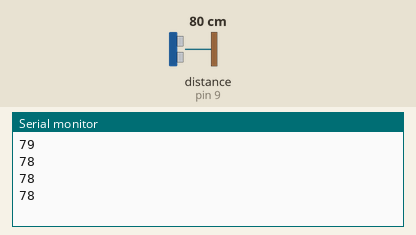
Bench run of a sketch on a simulated Arduino Uno, built with avr-gcc and run on an emulated ATmega328P. Parts: the last lines printed to the serial monitor. Wiring (inferred from the names in the program): ultrasonic range finder: trigger pin 8; echo pin 9. The inputs (shaded band) are chosen by the test bench; at power-on: distance to the obstacle (sensor on pin 9) 80 cm. The echo pulse lasts 58.3 µs per cm.

Above: at 1.2 s.
1.3 s: distance to the obstacle (sensor on pin 9) set to 2 cm
At 1.53 s:
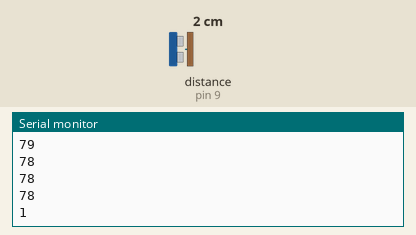
2.8 s: distance to the obstacle (sensor on pin 9) set to 4 cm
At 3.03 s:
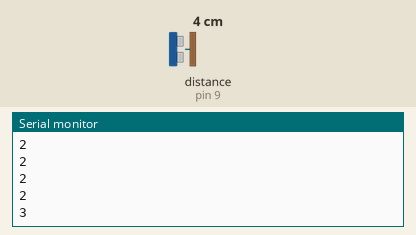
Timing chart, 0 to 5.8 s (numbered marks = the images above; inputs shaded):
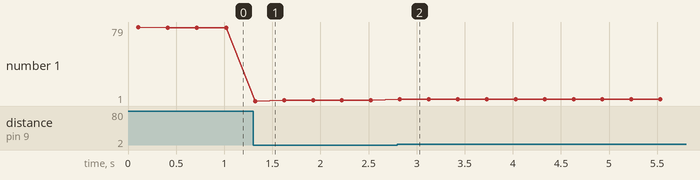

Measured:
- after the input at 1.3 s, the serial monitor: prints a new line at once (image 1)
- after the input at 2.8 s, the serial monitor: prints a new line at once (image 2)
- plotted number 1: 78 → 2 after the input at 1.3 s, 2 → 3 after the input at 2.8 s

The sketch:

17-practise-ultrasonic.ino
```cpp
int trigPin = 8;
int echoPin = 9;
int distanceCm;
int duration;

void setup() {
  // put your setup code here, to run once:
  pinMode(trigPin, OUTPUT);
  pinMode(echoPin, INPUT);
  Serial.begin(9600);

}

void loop() {
  // put your main code here, to run repeatedly:
  delay(100);

  digitalWrite(trigPin, HIGH);
  delayMicroseconds(20);
  digitalWrite(trigPin, LOW);

  duration = pulseIn(echoPin, HIGH);
  distanceCm = 0.034 * duration / 2;


  Serial.println(distanceCm);
  delay(200);

}
```
